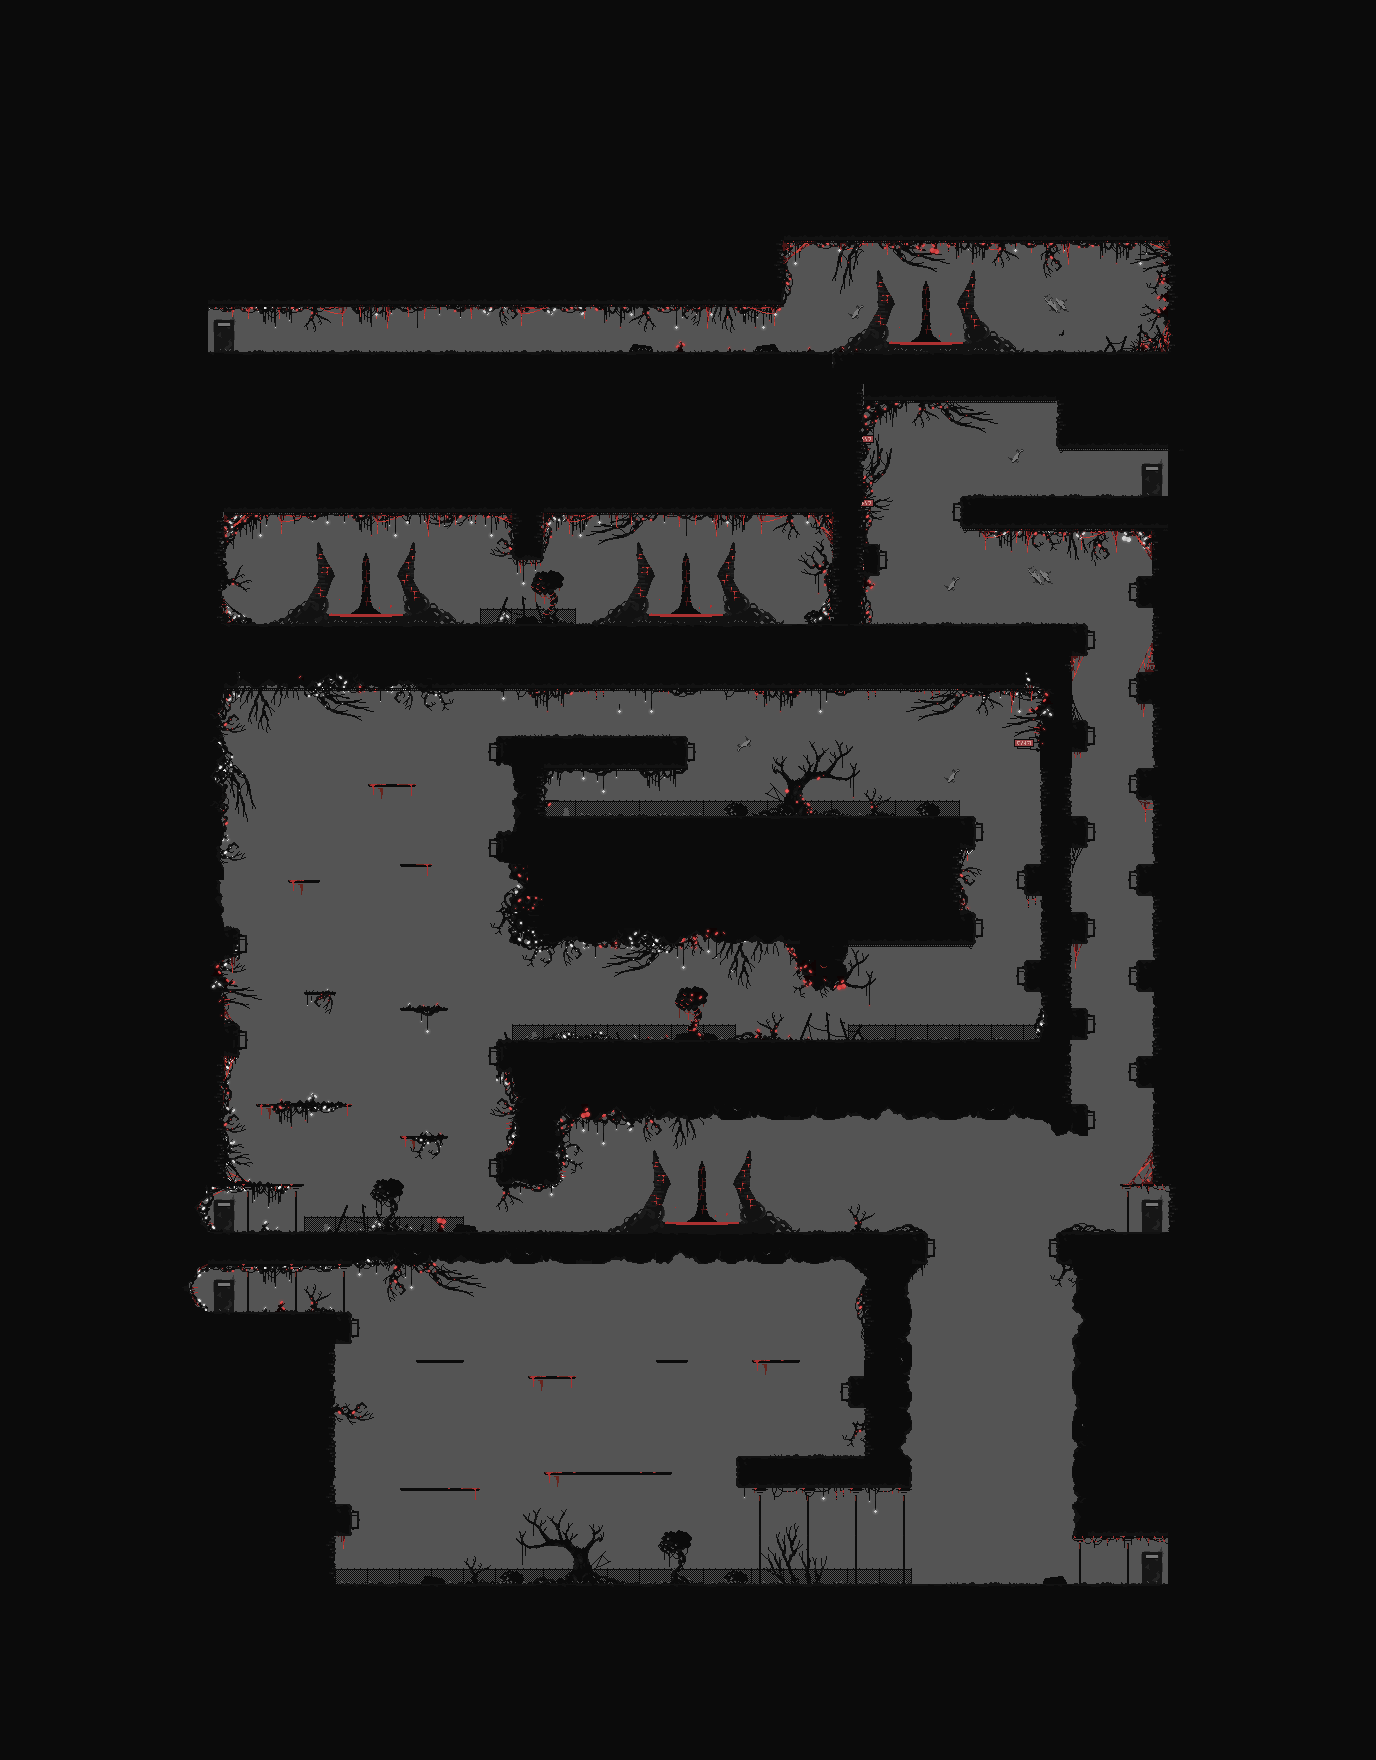

The image is a tile-based game level rendered from a .tmx file. Its description and source (layers, tilesets, objects; grid data summarised) follow:
An orthogonal 86x110 tile map with 16x16 px tiles, 18 tile layers (Background, Teleports, TileLayer2, Fences, ...), 10 tilesets and 124 objects (52x Platform, 22x Wall, 13x Zone, 8x Ghoul, 5x Level2_C, ...).

<map version="1.9" tiledversion="1.9.2" orientation="orthogonal" renderorder="right-down" width="86" height="110" tilewidth="16" tileheight="16" infinite="0" nextlayerid="57" nextobjectid="234">
 <editorsettings>
  <chunksize width="32" height="32" />
  <export target="level2.lua" format="lua" />
 </editorsettings>
 <tileset firstgid="1" name="Blood Temple Tileset" tilewidth="16" tileheight="16" tilecount="256" columns="16">
  <image source="Blood Temple Tileset.png" width="256" height="256" />
 </tileset>
 <tileset firstgid="257" name="Bonus Tileset" tilewidth="16" tileheight="16" tilecount="260" columns="20" objectalignment="topleft" fillmode="preserve-aspect-fit">
  <image source="Bonus Tileset.png" width="320" height="208" />
 </tileset>
 <tileset firstgid="517" name="DARK Tileset with background" tilewidth="16" tileheight="16" tilecount="288" columns="18">
  <image source="DARK Tileset with background.png" width="288" height="256" />
 </tileset>
 <tileset firstgid="805" name="DARK Tileset No background" tilewidth="16" tileheight="16" tilecount="288" columns="18">
  <image source="DARK Tileset No background.png" width="288" height="256" />
 </tileset>
 <tileset firstgid="1093" name="Tree Tileset1" tilewidth="16" tileheight="16" tilecount="891" columns="27">
  <image source="Tree Tileset1.png" width="432" height="540" />
 </tileset>
 <tileset firstgid="1984" name="Tree Tileset6" tilewidth="16" tileheight="16" tilecount="891" columns="27">
  <image source="Tree Tileset6.png" width="432" height="540" />
 </tileset>
 <tileset firstgid="2875" name="DARK Tileset(Red) No background" tilewidth="16" tileheight="16" tilecount="288" columns="18">
  <image source="DARK Tileset(Red) No background.png" width="288" height="256" />
 </tileset>
 <tileset firstgid="3163" name="teleport" tilewidth="16" tileheight="16" tilecount="4528" columns="283">
  <image source="../sprites/teleports/teleport.png" width="4536" height="270" />
 </tileset>
 <tileset firstgid="7691" name="Tree Tileset4" tilewidth="16" tileheight="16" tilecount="891" columns="27">
  <image source="Tree Tileset4.png" width="432" height="540" />
 </tileset>
 <tileset firstgid="8582" name="DARK Tileset No background_TEST" tilewidth="16" tileheight="16" tilecount="288" columns="18">
  <image source="DARK Tileset No background_TEST.png" width="288" height="256" />
 </tileset>
 <layer id="13" name="Background" width="86" height="110">
  <data>[9460 cells, 9460 non-empty, 1 distinct tile ids]</data>
 </layer>
 <layer id="52" name="Teleports" width="86" height="110" offsetx="0" offsety="6">
  <data>[9460 cells, 288 non-empty, 72 distinct tile ids]</data>
 </layer>
 <layer id="39" name="TileLayer2" width="86" height="110">
  <data>[9460 cells, 87 non-empty, 47 distinct tile ids]</data>
 </layer>
 <layer id="6" name="Fences" width="86" height="110">
  <data>[9460 cells, 140 non-empty, 13 distinct tile ids]</data>
 </layer>
 <layer id="54" name="Lights2" width="86" height="110">
  <data>[9460 cells, 33 non-empty, 29 distinct tile ids]</data>
 </layer>
 <layer id="56" name="Islands" width="86" height="110">
  <data>[9460 cells, 21 non-empty, 6 distinct tile ids]</data>
 </layer>
 <layer id="51" name="Webs2" width="86" height="110">
  <data>[9460 cells, 51 non-empty, 26 distinct tile ids]</data>
 </layer>
 <layer id="53" name="Trees3" width="86" height="110">
  <data>[9460 cells, 231 non-empty, 117 distinct tile ids]</data>
 </layer>
 <layer id="42" name="Trees2" width="86" height="110">
  <data>[9460 cells, 415 non-empty, 254 distinct tile ids]</data>
 </layer>
 <layer id="5" name="Trees" width="86" height="110">
  <data>[9460 cells, 938 non-empty, 545 distinct tile ids]</data>
 </layer>
 <layer id="41" name="Webs" width="86" height="110">
  <data>[9460 cells, 221 non-empty, 31 distinct tile ids]</data>
 </layer>
 <layer id="50" name="Signs" width="86" height="110">
  <data>[9460 cells, 9 non-empty, 4 distinct tile ids]</data>
 </layer>
 <layer id="49" name="Doors" width="86" height="110">
  <data>[9460 cells, 36 non-empty, 6 distinct tile ids]</data>
 </layer>
 <layer id="40" name="Lights" width="86" height="110">
  <data>[9460 cells, 184 non-empty, 51 distinct tile ids]</data>
 </layer>
 <layer id="1" name="TileLayer1" width="86" height="110">
  <data>[9460 cells, 7030 non-empty, 121 distinct tile ids]</data>
 </layer>
 <layer id="55" name="Overlay" width="86" height="110">
  <data>[9460 cells, 52 non-empty, 34 distinct tile ids]</data>
 </layer>
 <layer id="7" name="Posts" width="86" height="110">
  <data>[9460 cells, 296 non-empty, 27 distinct tile ids]</data>
 </layer>
 <layer id="33" name="Posts2" width="86" height="110">
  <data>[9460 cells, 18 non-empty, 10 distinct tile ids]</data>
 </layer>
 <objectgroup id="16" name="DepartureDoors">
  <object id="198" name="Level2_F" class="Zone" x="208" y="320" width="16" height="32">
   <properties>
    <property name="destinationDoor" value="Level1_C" />
    <property name="destinationMap" value="Level1" />
   </properties>
  </object>
  <object id="150" name="Level2_E" class="Zone" x="1152" y="464" width="16" height="32">
   <properties>
    <property name="destinationDoor" value="Level3_C" />
    <property name="destinationMap" value="Level3" />
   </properties>
  </object>
  <object id="84" name="Level2_D" class="Zone" x="1152" y="1200" width="16" height="32">
   <properties>
    <property name="destinationDoor" value="Level3_B" />
    <property name="destinationMap" value="Level3" />
   </properties>
  </object>
  <object id="81" name="Level2_C" class="Zone" x="1152" y="1552" width="16" height="32">
   <properties>
    <property name="destinationDoor" value="Level3_A" />
    <property name="destinationMap" value="Level3" />
   </properties>
  </object>
  <object id="91" name="Level2_B" class="Zone" x="208" y="1280" width="16" height="32">
   <properties>
    <property name="destinationDoor" value="Level1_B" />
    <property name="destinationMap" value="Level1" />
   </properties>
  </object>
  <object id="28" name="Level2_A" class="Zone" x="208" y="1200" width="16" height="32">
   <properties>
    <property name="destinationDoor" value="Level1_A" />
    <property name="destinationMap" value="Level1" />
   </properties>
  </object>
 </objectgroup>
 <objectgroup id="21" name="ArrivalDoors">
  <object id="199" name="Level2_F" class="Zone" x="240" y="336" width="16" height="16" />
  <object id="231" name="Level2_F" class="Zone" x="240" y="336" width="16" height="16" />
  <object id="151" name="Level2_E" class="Zone" x="1120" y="480" width="16" height="16" />
  </objectgroup>
 <objectgroup id="28" name="Summoners">
  <!-- 3 objects omitted --></objectgroup>
 <objectgroup id="17" name="Spitters">
  <!-- 1 objects omitted --></objectgroup>
 <objectgroup id="27" name="Hives" />
 <objectgroup id="20" name="Wasps" />
 <objectgroup id="9" name="Ghouls">
  <!-- 8 objects omitted --></objectgroup>
 <objectgroup id="32" name="Shops" />
 <objectgroup id="19" name="Statues">
  <!-- 1 objects omitted --></objectgroup>
 <objectgroup id="22" name="Watchers">
  <!-- 3 objects omitted --></objectgroup>
 <objectgroup id="47" name="DepartureTranspads">
  <!-- 4 objects omitted --></objectgroup>
 <objectgroup id="48" name="ArrivalTranspads">
  <!-- 4 objects omitted --></objectgroup>
 <objectgroup id="43" name="Teleports">
  <!-- 4 objects omitted --></objectgroup>
 <objectgroup id="31" name="Gates">
  <!-- 4 objects omitted --></objectgroup>
 <objectgroup id="29" name="Switches">
  <!-- 3 objects omitted --></objectgroup>
 <objectgroup id="15" name="Game_Start" visible="0">
  <!-- 2 objects omitted --></objectgroup>
 <objectgroup id="2" name="Platforms" class="Platform">
  <!-- 52 objects omitted --></objectgroup>
 <objectgroup id="10" name="Walls">
  <!-- 22 objects omitted --></objectgroup>
</map>
<!-- 115 of 124 objects omitted -->
